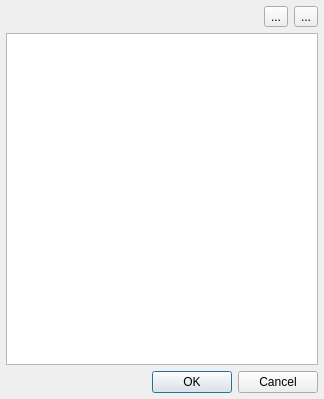
<?xml version="1.0" encoding="UTF-8"?>
<!--
#############################################################################
# Copyright (C) 2017 - 2018 VTT Technical Research Centre of Finland
#
# This file is part of Spine Toolbox.
#
# Spine Toolbox is free software: you can redistribute it and/or modify
# it under the terms of the GNU Lesser General Public License as published by
# the Free Software Foundation, either version 3 of the License, or
# (at your option) any later version.
#
# This program is distributed in the hope that it will be useful,
# but WITHOUT ANY WARRANTY; without even the implied warranty of
# MERCHANTABILITY or FITNESS FOR A PARTICULAR PURPOSE.  See the
# GNU Lesser General Public License for more details.
#
# You should have received a copy of the GNU Lesser General Public License
# along with this program.  If not, see <http://www.gnu.org/licenses/>.
#############################################################################
-->
<ui version="4.0">
 <class>Dialog</class>
 <widget class="QDialog" name="Dialog">
  <property name="geometry">
   <rect>
    <x>0</x>
    <y>0</y>
    <width>324</width>
    <height>399</height>
   </rect>
  </property>
  <property name="windowTitle">
   <string>Select primary keys</string>
  </property>
  <layout class="QVBoxLayout" name="verticalLayout_2">
   <property name="spacing">
    <number>0</number>
   </property>
   <property name="leftMargin">
    <number>0</number>
   </property>
   <property name="topMargin">
    <number>0</number>
   </property>
   <property name="rightMargin">
    <number>0</number>
   </property>
   <property name="bottomMargin">
    <number>0</number>
   </property>
   <item>
    <layout class="QVBoxLayout" name="verticalLayout">
     <property name="spacing">
      <number>6</number>
     </property>
     <property name="leftMargin">
      <number>6</number>
     </property>
     <property name="topMargin">
      <number>6</number>
     </property>
     <property name="rightMargin">
      <number>6</number>
     </property>
     <property name="bottomMargin">
      <number>6</number>
     </property>
     <item>
      <layout class="QHBoxLayout" name="horizontalLayout_2">
       <item>
        <spacer name="horizontalSpacer_2">
         <property name="orientation">
          <enum>Qt::Horizontal</enum>
         </property>
         <property name="sizeHint" stdset="0">
          <size>
           <width>40</width>
           <height>20</height>
          </size>
         </property>
        </spacer>
       </item>
       <item>
        <widget class="QToolButton" name="toolButton_remove_row">
         <property name="text">
          <string>...</string>
         </property>
        </widget>
       </item>
       <item>
        <widget class="QToolButton" name="toolButton_insert_row">
         <property name="text">
          <string>...</string>
         </property>
        </widget>
       </item>
      </layout>
     </item>
     <item>
      <widget class="CustomQTableView" name="tableView">
       <property name="editTriggers">
        <set>QAbstractItemView::AllEditTriggers</set>
       </property>
       <attribute name="horizontalHeaderStretchLastSection">
        <bool>true</bool>
       </attribute>
      </widget>
     </item>
     <item>
      <layout class="QHBoxLayout" name="horizontalLayout"/>
     </item>
     <item>
      <widget class="QDialogButtonBox" name="buttonBox">
       <property name="orientation">
        <enum>Qt::Horizontal</enum>
       </property>
       <property name="standardButtons">
        <set>QDialogButtonBox::Cancel|QDialogButtonBox::Ok</set>
       </property>
      </widget>
     </item>
    </layout>
   </item>
   <item>
    <layout class="QHBoxLayout" name="horizontalLayout_statusbar_placeholder">
     <item>
      <widget class="QWidget" name="widget_invisible_dummy" native="true"/>
     </item>
    </layout>
   </item>
  </layout>
  <action name="actionInsert_row">
   <property name="icon">
    <iconset resource="resources/resources_icons.qrc">
     <normaloff>:/icons/plus.png</normaloff>:/icons/plus.png</iconset>
   </property>
   <property name="text">
    <string>Insert row</string>
   </property>
   <property name="toolTip">
    <string>&lt;html&gt;&lt;head/&gt;&lt;body&gt;&lt;p&gt;Insert row below current one &lt;span style=&quot; font-weight:600;&quot;&gt;(Ctrl+Ins)&lt;/span&gt;&lt;/p&gt;&lt;/body&gt;&lt;/html&gt;</string>
   </property>
   <property name="shortcut">
    <string>Ctrl+Ins</string>
   </property>
  </action>
  <action name="actionRemove_row">
   <property name="icon">
    <iconset resource="resources/resources_icons.qrc">
     <normaloff>:/icons/minus.png</normaloff>:/icons/minus.png</iconset>
   </property>
   <property name="text">
    <string>Remove row</string>
   </property>
   <property name="toolTip">
    <string>&lt;html&gt;&lt;head/&gt;&lt;body&gt;&lt;p&gt;Remove current row &lt;span style=&quot; font-weight:600;&quot;&gt;(Ctrl+Del)&lt;/span&gt;&lt;/p&gt;&lt;/body&gt;&lt;/html&gt;</string>
   </property>
   <property name="shortcut">
    <string>Ctrl+Del</string>
   </property>
  </action>
 </widget>
 <customwidgets>
  <customwidget>
   <class>CustomQTableView</class>
   <extends>QTableView</extends>
   <header>widgets/custom_qtableview.h</header>
  </customwidget>
 </customwidgets>
 <resources>
  <include location="resources/resources_icons.qrc"/>
 </resources>
 <connections>
  <connection>
   <sender>buttonBox</sender>
   <signal>accepted()</signal>
   <receiver>Dialog</receiver>
   <slot>accept()</slot>
   <hints>
    <hint type="sourcelabel">
     <x>248</x>
     <y>254</y>
    </hint>
    <hint type="destinationlabel">
     <x>157</x>
     <y>274</y>
    </hint>
   </hints>
  </connection>
  <connection>
   <sender>buttonBox</sender>
   <signal>rejected()</signal>
   <receiver>Dialog</receiver>
   <slot>reject()</slot>
   <hints>
    <hint type="sourcelabel">
     <x>316</x>
     <y>260</y>
    </hint>
    <hint type="destinationlabel">
     <x>286</x>
     <y>274</y>
    </hint>
   </hints>
  </connection>
 </connections>
</ui>
